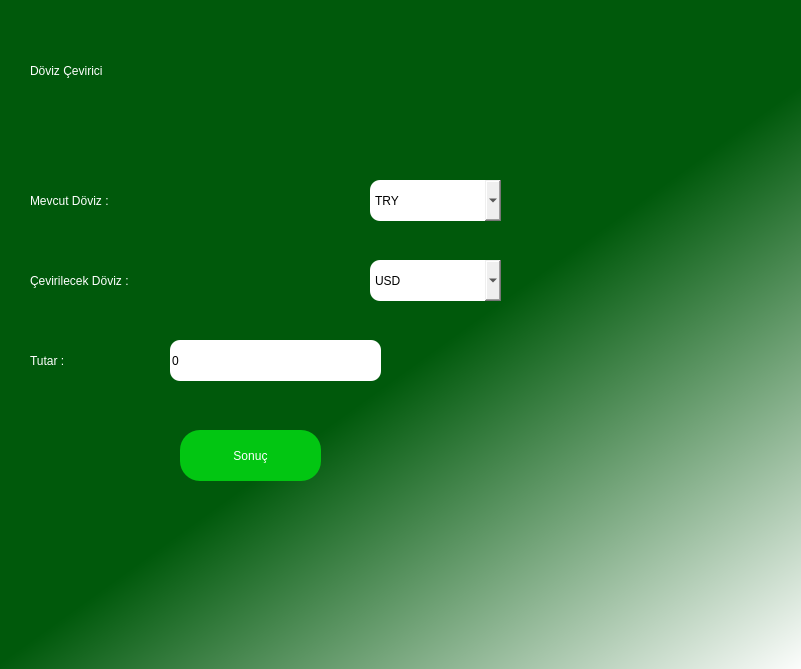
<?xml version="1.0" encoding="UTF-8"?>
<ui version="4.0">
 <class>Dialog</class>
 <widget class="QDialog" name="Dialog">
  <property name="geometry">
   <rect>
    <x>0</x>
    <y>0</y>
    <width>801</width>
    <height>669</height>
   </rect>
  </property>
  <property name="minimumSize">
   <size>
    <width>0</width>
    <height>0</height>
   </size>
  </property>
  <property name="windowTitle">
   <string>Dialog</string>
  </property>
  <widget class="QWidget" name="widget" native="true">
   <property name="geometry">
    <rect>
     <x>0</x>
     <y>0</y>
     <width>810</width>
     <height>670</height>
    </rect>
   </property>
   <property name="maximumSize">
    <size>
     <width>1500</width>
     <height>800</height>
    </size>
   </property>
   <property name="mouseTracking">
    <bool>false</bool>
   </property>
   <property name="contextMenuPolicy">
    <enum>Qt::CustomContextMenu</enum>
   </property>
   <property name="styleSheet">
    <string notr="true">QWidget#widget{
background-color: qlineargradient(spread:pad, x1:0.5, y1:0.426136, x2:1, y2:1, stop:0.127119 rgba(0, 89, 11, 255), stop:1 rgba(255, 255, 255, 255));}</string>
   </property>
   <widget class="QLabel" name="label">
    <property name="geometry">
     <rect>
      <x>30</x>
      <y>30</y>
      <width>391</width>
      <height>81</height>
     </rect>
    </property>
    <property name="styleSheet">
     <string notr="true">color:rgb(255, 255, 255);font: 32pt &quot;MS Shell Dlg 2&quot;;
</string>
    </property>
    <property name="text">
     <string>Döviz Çevirici</string>
    </property>
   </widget>
   <widget class="QLabel" name="label_2">
    <property name="geometry">
     <rect>
      <x>30</x>
      <y>170</y>
      <width>231</width>
      <height>61</height>
     </rect>
    </property>
    <property name="styleSheet">
     <string notr="true">color:rgb(255, 255, 255);font: 18pt &quot;MS Shell Dlg 2&quot;;</string>
    </property>
    <property name="text">
     <string>Mevcut Döviz :</string>
    </property>
   </widget>
   <widget class="QPushButton" name="result_button">
    <property name="geometry">
     <rect>
      <x>180</x>
      <y>430</y>
      <width>141</width>
      <height>51</height>
     </rect>
    </property>
    <property name="cursor">
     <cursorShape>PointingHandCursor</cursorShape>
    </property>
    <property name="mouseTracking">
     <bool>false</bool>
    </property>
    <property name="styleSheet">
     <string notr="true">border-radius:20px;
background-color: rgb(2, 198, 18);
border-color: rgb(255, 255, 255);
color:white;</string>
    </property>
    <property name="text">
     <string>Sonuç</string>
    </property>
    <property name="checkable">
     <bool>false</bool>
    </property>
   </widget>
   <widget class="QComboBox" name="currency">
    <property name="geometry">
     <rect>
      <x>370</x>
      <y>180</y>
      <width>131</width>
      <height>41</height>
     </rect>
    </property>
    <property name="styleSheet">
     <string notr="true">border-radius:10px;</string>
    </property>
    <item>
     <property name="text">
      <string>TRY</string>
     </property>
    </item>
    <item>
     <property name="text">
      <string>USD</string>
     </property>
    </item>
    <item>
     <property name="text">
      <string>EUR</string>
     </property>
    </item>
    <item>
     <property name="text">
      <string>GBP</string>
     </property>
    </item>
    <item>
     <property name="text">
      <string>CHF</string>
     </property>
    </item>
    <item>
     <property name="text">
      <string>CAD</string>
     </property>
    </item>
    <item>
     <property name="text">
      <string>RUB</string>
     </property>
    </item>
    <item>
     <property name="text">
      <string>AED</string>
     </property>
    </item>
    <item>
     <property name="text">
      <string>AUD</string>
     </property>
    </item>
    <item>
     <property name="text">
      <string>DKK</string>
     </property>
    </item>
    <item>
     <property name="text">
      <string>SEK</string>
     </property>
    </item>
    <item>
     <property name="text">
      <string>NOK</string>
     </property>
    </item>
    <item>
     <property name="text">
      <string>JPY</string>
     </property>
    </item>
    <item>
     <property name="text">
      <string>KWD</string>
     </property>
    </item>
    <item>
     <property name="text">
      <string>ZAR</string>
     </property>
    </item>
    <item>
     <property name="text">
      <string>BHD</string>
     </property>
    </item>
    <item>
     <property name="text">
      <string>LYD</string>
     </property>
    </item>
    <item>
     <property name="text">
      <string>SAR</string>
     </property>
    </item>
    <item>
     <property name="text">
      <string>IQD</string>
     </property>
    </item>
    <item>
     <property name="text">
      <string>ILS</string>
     </property>
    </item>
    <item>
     <property name="text">
      <string>IRR</string>
     </property>
    </item>
    <item>
     <property name="text">
      <string>INR</string>
     </property>
    </item>
    <item>
     <property name="text">
      <string>MXN</string>
     </property>
    </item>
    <item>
     <property name="text">
      <string>HUF</string>
     </property>
    </item>
    <item>
     <property name="text">
      <string>NZD</string>
     </property>
    </item>
    <item>
     <property name="text">
      <string>BRL</string>
     </property>
    </item>
    <item>
     <property name="text">
      <string>IDR</string>
     </property>
    </item>
    <item>
     <property name="text">
      <string>CSK</string>
     </property>
    </item>
    <item>
     <property name="text">
      <string>PLN</string>
     </property>
    </item>
    <item>
     <property name="text">
      <string>RON</string>
     </property>
    </item>
    <item>
     <property name="text">
      <string>CNY</string>
     </property>
    </item>
    <item>
     <property name="text">
      <string>ARS</string>
     </property>
    </item>
    <item>
     <property name="text">
      <string>ALL</string>
     </property>
    </item>
    <item>
     <property name="text">
      <string>AZN</string>
     </property>
    </item>
    <item>
     <property name="text">
      <string>BAM</string>
     </property>
    </item>
    <item>
     <property name="text">
      <string>CLP</string>
     </property>
    </item>
    <item>
     <property name="text">
      <string>COP</string>
     </property>
    </item>
    <item>
     <property name="text">
      <string>CRC</string>
     </property>
    </item>
    <item>
     <property name="text">
      <string>DZD</string>
     </property>
    </item>
    <item>
     <property name="text">
      <string>EGP</string>
     </property>
    </item>
    <item>
     <property name="text">
      <string>HKD</string>
     </property>
    </item>
    <item>
     <property name="text">
      <string>HRK</string>
     </property>
    </item>
    <item>
     <property name="text">
      <string>ISK</string>
     </property>
    </item>
    <item>
     <property name="text">
      <string>JOD</string>
     </property>
    </item>
    <item>
     <property name="text">
      <string>KRW</string>
     </property>
    </item>
    <item>
     <property name="text">
      <string>KZT</string>
     </property>
    </item>
    <item>
     <property name="text">
      <string>LBP</string>
     </property>
    </item>
    <item>
     <property name="text">
      <string>LKR</string>
     </property>
    </item>
    <item>
     <property name="text">
      <string>MAD</string>
     </property>
    </item>
    <item>
     <property name="text">
      <string>MDL</string>
     </property>
    </item>
    <item>
     <property name="text">
      <string>MKD</string>
     </property>
    </item>
    <item>
     <property name="text">
      <string>MYR</string>
     </property>
    </item>
    <item>
     <property name="text">
      <string>OMR</string>
     </property>
    </item>
    <item>
     <property name="text">
      <string>PEN</string>
     </property>
    </item>
    <item>
     <property name="text">
      <string>PHD</string>
     </property>
    </item>
    <item>
     <property name="text">
      <string>PKR</string>
     </property>
    </item>
    <item>
     <property name="text">
      <string>QAR</string>
     </property>
    </item>
    <item>
     <property name="text">
      <string>RSD</string>
     </property>
    </item>
    <item>
     <property name="text">
      <string>SGD</string>
     </property>
    </item>
    <item>
     <property name="text">
      <string>SYP</string>
     </property>
    </item>
    <item>
     <property name="text">
      <string>THB</string>
     </property>
    </item>
    <item>
     <property name="text">
      <string>TWD</string>
     </property>
    </item>
    <item>
     <property name="text">
      <string>UAH</string>
     </property>
    </item>
    <item>
     <property name="text">
      <string>UYU</string>
     </property>
    </item>
    <item>
     <property name="text">
      <string>GEL</string>
     </property>
    </item>
    <item>
     <property name="text">
      <string>TND</string>
     </property>
    </item>
    <item>
     <property name="text">
      <string>BGN</string>
     </property>
    </item>
   </widget>
   <widget class="QLineEdit" name="amount">
    <property name="geometry">
     <rect>
      <x>170</x>
      <y>340</y>
      <width>211</width>
      <height>41</height>
     </rect>
    </property>
    <property name="styleSheet">
     <string notr="true">font: 12pt &quot;Nirmala UI&quot;;
border-radius:10px;
</string>
    </property>
    <property name="text">
     <string>0</string>
    </property>
   </widget>
   <widget class="QComboBox" name="currency_2">
    <property name="geometry">
     <rect>
      <x>370</x>
      <y>260</y>
      <width>131</width>
      <height>41</height>
     </rect>
    </property>
    <property name="styleSheet">
     <string notr="true">border-radius:10px;</string>
    </property>
    <item>
     <property name="text">
      <string>USD</string>
     </property>
    </item>
    <item>
     <property name="text">
      <string>TRY</string>
     </property>
    </item>
    <item>
     <property name="text">
      <string>EUR</string>
     </property>
    </item>
    <item>
     <property name="text">
      <string>GBP</string>
     </property>
    </item>
    <item>
     <property name="text">
      <string>CHF</string>
     </property>
    </item>
    <item>
     <property name="text">
      <string>CAD</string>
     </property>
    </item>
    <item>
     <property name="text">
      <string>RUB</string>
     </property>
    </item>
    <item>
     <property name="text">
      <string>AED</string>
     </property>
    </item>
    <item>
     <property name="text">
      <string>AUD</string>
     </property>
    </item>
    <item>
     <property name="text">
      <string>DKK</string>
     </property>
    </item>
    <item>
     <property name="text">
      <string>SEK</string>
     </property>
    </item>
    <item>
     <property name="text">
      <string>NOK</string>
     </property>
    </item>
    <item>
     <property name="text">
      <string>JPY</string>
     </property>
    </item>
    <item>
     <property name="text">
      <string>KWD</string>
     </property>
    </item>
    <item>
     <property name="text">
      <string>ZAR</string>
     </property>
    </item>
    <item>
     <property name="text">
      <string>BHD</string>
     </property>
    </item>
    <item>
     <property name="text">
      <string>LYD</string>
     </property>
    </item>
    <item>
     <property name="text">
      <string>SAR</string>
     </property>
    </item>
    <item>
     <property name="text">
      <string>IQD</string>
     </property>
    </item>
    <item>
     <property name="text">
      <string>ILS</string>
     </property>
    </item>
    <item>
     <property name="text">
      <string>IRR</string>
     </property>
    </item>
    <item>
     <property name="text">
      <string>INR</string>
     </property>
    </item>
    <item>
     <property name="text">
      <string>MXN</string>
     </property>
    </item>
    <item>
     <property name="text">
      <string>HUF</string>
     </property>
    </item>
    <item>
     <property name="text">
      <string>NZD</string>
     </property>
    </item>
    <item>
     <property name="text">
      <string>BRL</string>
     </property>
    </item>
    <item>
     <property name="text">
      <string>IDR</string>
     </property>
    </item>
    <item>
     <property name="text">
      <string>CSK</string>
     </property>
    </item>
    <item>
     <property name="text">
      <string>PLN</string>
     </property>
    </item>
    <item>
     <property name="text">
      <string>RON</string>
     </property>
    </item>
    <item>
     <property name="text">
      <string>CNY</string>
     </property>
    </item>
    <item>
     <property name="text">
      <string>ARS</string>
     </property>
    </item>
    <item>
     <property name="text">
      <string>ALL</string>
     </property>
    </item>
    <item>
     <property name="text">
      <string>AZN</string>
     </property>
    </item>
    <item>
     <property name="text">
      <string>BAM</string>
     </property>
    </item>
    <item>
     <property name="text">
      <string>CLP</string>
     </property>
    </item>
    <item>
     <property name="text">
      <string>COP</string>
     </property>
    </item>
    <item>
     <property name="text">
      <string>CRC</string>
     </property>
    </item>
    <item>
     <property name="text">
      <string>DZD</string>
     </property>
    </item>
    <item>
     <property name="text">
      <string>EGP</string>
     </property>
    </item>
    <item>
     <property name="text">
      <string>HKD</string>
     </property>
    </item>
    <item>
     <property name="text">
      <string>HRK</string>
     </property>
    </item>
    <item>
     <property name="text">
      <string>ISK</string>
     </property>
    </item>
    <item>
     <property name="text">
      <string>JOD</string>
     </property>
    </item>
    <item>
     <property name="text">
      <string>KRW</string>
     </property>
    </item>
    <item>
     <property name="text">
      <string>KZT</string>
     </property>
    </item>
    <item>
     <property name="text">
      <string>LBP</string>
     </property>
    </item>
    <item>
     <property name="text">
      <string>LKR</string>
     </property>
    </item>
    <item>
     <property name="text">
      <string>MAD</string>
     </property>
    </item>
    <item>
     <property name="text">
      <string>MDL</string>
     </property>
    </item>
    <item>
     <property name="text">
      <string>MKD</string>
     </property>
    </item>
    <item>
     <property name="text">
      <string>MYR</string>
     </property>
    </item>
    <item>
     <property name="text">
      <string>OMR</string>
     </property>
    </item>
    <item>
     <property name="text">
      <string>PEN</string>
     </property>
    </item>
    <item>
     <property name="text">
      <string>PHD</string>
     </property>
    </item>
    <item>
     <property name="text">
      <string>PKR</string>
     </property>
    </item>
    <item>
     <property name="text">
      <string>QAR</string>
     </property>
    </item>
    <item>
     <property name="text">
      <string>RSD</string>
     </property>
    </item>
    <item>
     <property name="text">
      <string>SGD</string>
     </property>
    </item>
    <item>
     <property name="text">
      <string>SYP</string>
     </property>
    </item>
    <item>
     <property name="text">
      <string>THB</string>
     </property>
    </item>
    <item>
     <property name="text">
      <string>TWD</string>
     </property>
    </item>
    <item>
     <property name="text">
      <string>UAH</string>
     </property>
    </item>
    <item>
     <property name="text">
      <string>UYU</string>
     </property>
    </item>
    <item>
     <property name="text">
      <string>GEL</string>
     </property>
    </item>
    <item>
     <property name="text">
      <string>TND</string>
     </property>
    </item>
    <item>
     <property name="text">
      <string>BGN</string>
     </property>
    </item>
   </widget>
   <widget class="QLabel" name="result">
    <property name="geometry">
     <rect>
      <x>30</x>
      <y>520</y>
      <width>611</width>
      <height>41</height>
     </rect>
    </property>
    <property name="styleSheet">
     <string notr="true">color:white;
font: 75 16pt &quot;MS Shell Dlg 2&quot;;</string>
    </property>
    <property name="text">
     <string/>
    </property>
    <property name="scaledContents">
     <bool>true</bool>
    </property>
    <property name="wordWrap">
     <bool>false</bool>
    </property>
   </widget>
   <widget class="QLabel" name="label_3">
    <property name="geometry">
     <rect>
      <x>30</x>
      <y>250</y>
      <width>291</width>
      <height>61</height>
     </rect>
    </property>
    <property name="styleSheet">
     <string notr="true">color:rgb(255, 255, 255);font: 18pt &quot;MS Shell Dlg 2&quot;;</string>
    </property>
    <property name="text">
     <string>Çevirilecek Döviz :</string>
    </property>
   </widget>
   <widget class="QLabel" name="label_4">
    <property name="geometry">
     <rect>
      <x>30</x>
      <y>330</y>
      <width>111</width>
      <height>61</height>
     </rect>
    </property>
    <property name="styleSheet">
     <string notr="true">color:rgb(255, 255, 255);font: 18pt &quot;MS Shell Dlg 2&quot;;</string>
    </property>
    <property name="text">
     <string>Tutar : </string>
    </property>
   </widget>
   <zorder>label</zorder>
   <zorder>label_2</zorder>
   <zorder>result_button</zorder>
   <zorder>currency</zorder>
   <zorder>amount</zorder>
   <zorder>result</zorder>
   <zorder>label_3</zorder>
   <zorder>label_4</zorder>
   <zorder>currency_2</zorder>
  </widget>
 </widget>
 <resources/>
 <connections/>
</ui>
